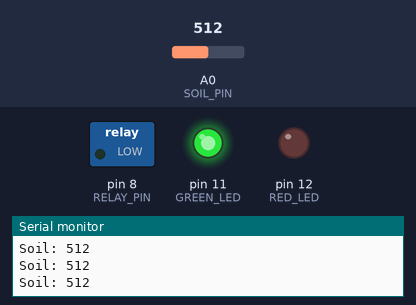
A sketch run on a simulated Arduino Uno, built with avr-gcc and run on an emulated ATmega328P. Parts: switched loads named in the sketch (green lamp = pin HIGH), output pins drawn as LEDs (lit = HIGH), the last lines printed to the serial monitor. The inputs (shaded band) are chosen by the test bench; at power-on: A0 (SOIL_PIN) = 512.

Above: at 1.3 s.
1.4 s: A0 (SOIL_PIN) set to 691
2.9 s: A0 (SOIL_PIN) set to 717
At 4.1 s:
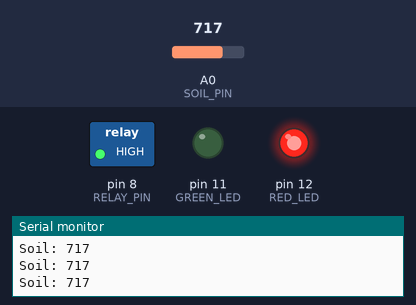
4.5 s: A0 (SOIL_PIN) set to 690
At 5.3 s:
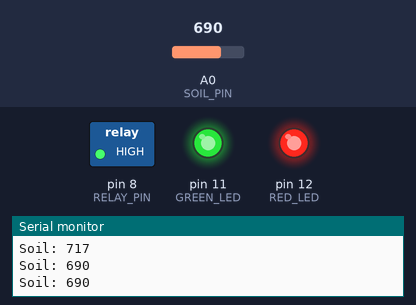
6.0 s: A0 (SOIL_PIN) set to 710
At 6.5 s:
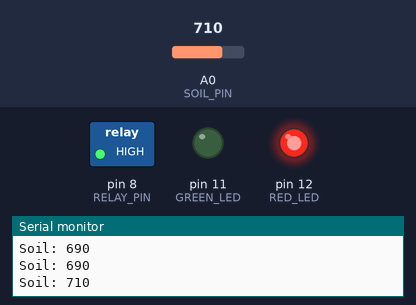
7.5 s: A0 (SOIL_PIN) set to 511
At 13.66 s:
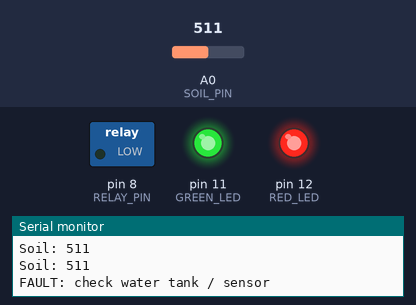
Timing chart, 0 to 15.6 s (numbered marks = the images above; inputs shaded):
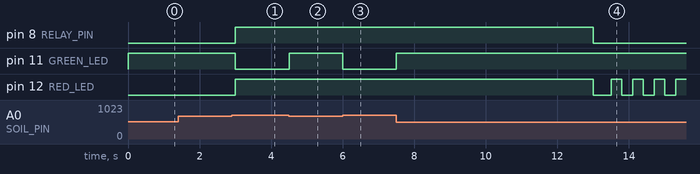

Measured:
- the behaviour switches between 700 and 701 on A0 (SOIL_PIN) (found by bisection; images 0 and 1)
- after the input at 2.9 s, pin 8 (RELAY_PIN), pin 12 (RED_LED): LOW → HIGH after 0.10 s; pin 11 (GREEN_LED): HIGH → LOW after 0.10 s
- after the input at 4.5 s, pin 11 (GREEN_LED): LOW → HIGH at once
- after the input at 6.0 s, pin 11 (GREEN_LED): HIGH → LOW at once
- after the input at 7.5 s, pin 11 (GREEN_LED): LOW → HIGH at once

The sketch:

19_smart_irrigation.ino
```cpp
/*
  المستوى المتوسط — المشروع 4: نظام ري النباتات الآلي
  كتاب: 38 مشروع في شهر — لؤي النصري (@robotlouay)

  التوصيل:
    حساس رطوبة التربة: VCC → 5V   GND → GND   AO → A0
    الريلاي: VCC → 5V   GND → GND   IN → Pin 8
    المضخة: موجب مصدر الطاقة → COM ، NO → موجب المضخة ، سالب المضخة → سالب المصدر
    LED أخضر ← 220Ω ← Pin 11     LED أحمر ← 220Ω ← Pin 12
  القيم: تربة جافة ≈ 800–1023 ، تربة رطبة ≈ 300–500 (افحصها في Serial Monitor)
*/

const int SOIL_PIN  = A0;
const int RELAY_PIN = 8;
const int GREEN_LED = 11;
const int RED_LED   = 12;

const int DRY_LEVEL = 700;   // أعلى من هذه القيمة = تربة جافة → ري
const int WET_LEVEL = 500;   // أقل من هذه القيمة = رطوبة كافية → إيقاف
const unsigned long MAX_PUMP_MS = 10000;  // مؤقت أمان: 10 ثوانٍ كحد أقصى

bool pumping = false;
bool fault = false;
unsigned long pumpStart = 0;

void pump(bool on) {
  digitalWrite(RELAY_PIN, on ? HIGH : LOW);
  pumping = on;
  if (on) pumpStart = millis();
}

void setup() {
  Serial.begin(9600);
  pinMode(RELAY_PIN, OUTPUT);
  pinMode(GREEN_LED, OUTPUT);
  pinMode(RED_LED, OUTPUT);
  pump(false);
}

void loop() {
  if (fault) {                         // وضع الأمان: وميض أحمر حتى إعادة التشغيل
    digitalWrite(RED_LED, !digitalRead(RED_LED));
    delay(300);
    return;
  }

  int soil = analogRead(SOIL_PIN);
  Serial.print("Soil: "); Serial.println(soil);

  if (!pumping && soil > DRY_LEVEL) pump(true);    // جفاف → تشغيل المضخة
  if (pumping && soil < WET_LEVEL)  pump(false);   // عادت الرطوبة → إيقاف

  if (pumping && millis() - pumpStart > MAX_PUMP_MS) {   // المضخة تعمل بلا نتيجة
    pump(false);
    fault = true;
    Serial.println("FAULT: check water tank / sensor");
  }

  digitalWrite(GREEN_LED, soil <= DRY_LEVEL ? HIGH : LOW);
  digitalWrite(RED_LED,   pumping ? HIGH : LOW);
  delay(500);
}
```
